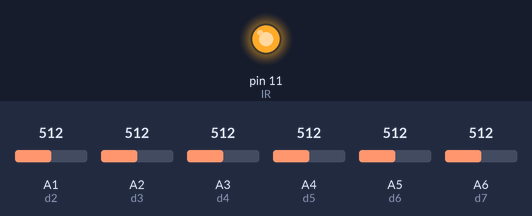
Simulated run of this sketch. Board: Arduino Nano, built with avr-gcc and run on an emulated ATmega328P. Shown: output pins drawn as LEDs (lit = HIGH). Inputs (shaded band) come from the test bench; at power-on: A1 (d2) = 512, A2 (d3) = 512, A3 (d4) = 512, A4 (d5) = 512, A5 (d6) = 512, A6 (d7) = 512. What the sketch prints to the serial monitor is not drawn.

Above: at 0.1 s.
Timing chart, 0 to 1.6 s (numbered marks = the images above):
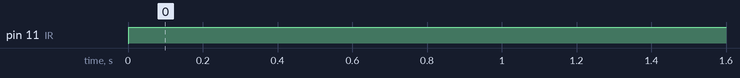

Measured:
- by itself, pin 11 (IR): LOW → HIGH at 0.00 s

The sketch:

IRSensor_Test.ino
```cpp
#define d2 A1
#define d3 A2
#define d4 A3
#define d5 A4
#define d6 A5
#define d7 A6
#define IR 11

#define HR A0
#define HL A7

int valores[6];

void setup() {
  Serial.begin(9600);
  pinMode(IR, OUTPUT);
  pinMode(d2, INPUT);
  pinMode(d3, INPUT);
  pinMode(d4, INPUT);
  pinMode(d5, INPUT);
  pinMode(d6, INPUT);
  pinMode(d7, INPUT);
  pinMode(HR, INPUT);
  pinMode(HL, INPUT);
  Serial.print("[");
}

float mini(int list[6]) {
  float minimo = 1024;
  for (int i = 0; i<6; i++) {
    if (list[i] < minimo) {
      minimo = list[i];
    }
  }
  return minimo;
}

// readIR : none -> none
// Lee los valores de los sensores IR del frente y los convierte en array
int readIR() {
  valores[0] = analogRead(d2);
  valores[1] = analogRead(d3); //Lectura de este sensor da problemas
  valores[2] = analogRead(d4);
  valores[3] = analogRead(d5);
  valores[4] = analogRead(d6);
  valores[5] = analogRead(d7);
}

int relative_pos() {
  float minimo = mini(valores);
  for (int i = 0; i<6; i++) {
    valores[i] = map(valores[i], 1024, minimo, 0, 255);
    if (valores[i] < 50) {
      valores[i] = 0;
    }
  }
  float sumaPonderada = -2.5*valores[0]-1.5*valores[1]-0.5*valores[2]+0.5*valores[3]+1.5*valores[4]+2.5*valores[5];

  return sumaPonderada/9;
}

void testIR() {
  float minimo = mini(valores);
  for (int i = 0; i<6; i++) {
    valores[i] = map(valores[i], 1024, minimo, 0, 255);
  }
  digitalWrite(IR, HIGH);
  for (int i = 0; i<6; i++) {
    Serial.print(valores[5-i]); Serial.print("  |  ");
  }
  Serial.println(relative_pos());
}

void loop() {
  readIR();
  testIR();
  //Serial.print(valores[1]); Serial.print(", ");
  delay(100);
}
```
